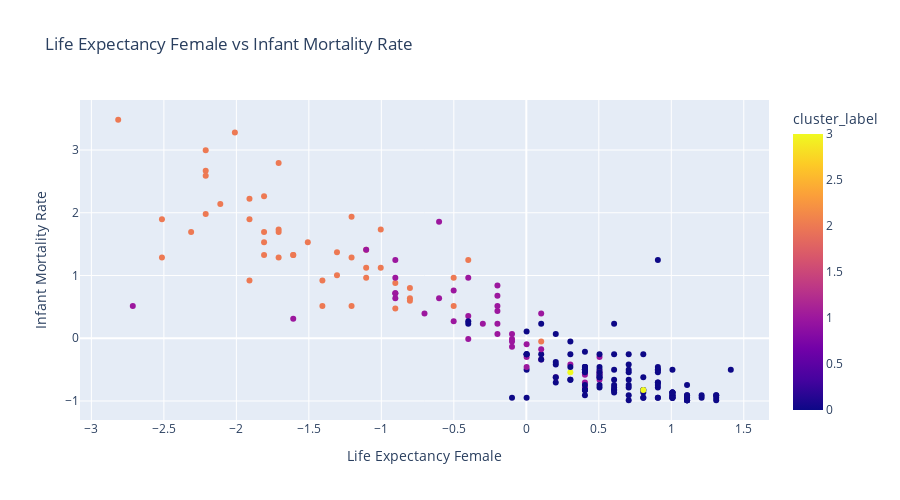

Notebook code cell kept with this figure:
### Code cell
fig = px.scatter(world_data, x='Life Expectancy Female', y='Infant Mortality Rate',
                 color='cluster_label', 
                 title='Life Expectancy Female vs Infant Mortality Rate', labels={'Life Expectancy Female': 'Life Expectancy Female', 'Infant Mortality Rate': 'Infant Mortality Rate'})

fig.update_layout(width=900, height=500)
fig.show()

### Figure 1 — Plotly figure (JSON) as saved in the notebook; plotly's stock layout.template omitted (floating-point values rounded to 4 significant figures; data arrays with more than 128 entries replaced by an {"elided": "..."} marker saying what was removed)
{"data": [{"hovertemplate": "Life Expectancy Female=%{x}<br>Infant Mortality Rate=%{y}<br>cluster_label=%{marker.color}<extra></extra>", "legendgroup": "", "marker": {"color": {"elided": "208 int values"}, "coloraxis": "coloraxis", "symbol": "circle"}, "mode": "markers", "name": "", "orientation": "v", "showlegend": false, "type": "scatter", "x": {"elided": "208 float values"}, "xaxis": "x", "y": {"elided": "208 float values"}, "yaxis": "y"}], "layout": {"coloraxis": {"colorbar": {"title": {"text": "cluster_label"}}, "colorscale": [[0, "#0d0887"], [0.1111, "#46039f"], [0.2222, "#7201a8"], [0.3333, "#9c179e"], [0.4444, "#bd3786"], [0.5556, "#d8576b"], [0.6667, "#ed7953"], [0.7778, "#fb9f3a"], [0.8889, "#fdca26"], [1, "#f0f921"]]}, "height": 500, "legend": {"tracegroupgap": 0}, "title": {"text": "Life Expectancy Female vs Infant Mortality Rate"}, "width": 900, "xaxis": {"anchor": "y", "domain": [0, 1], "title": {"text": "Life Expectancy Female"}}, "yaxis": {"anchor": "x", "domain": [0, 1], "title": {"text": "Infant Mortality Rate"}}}}
